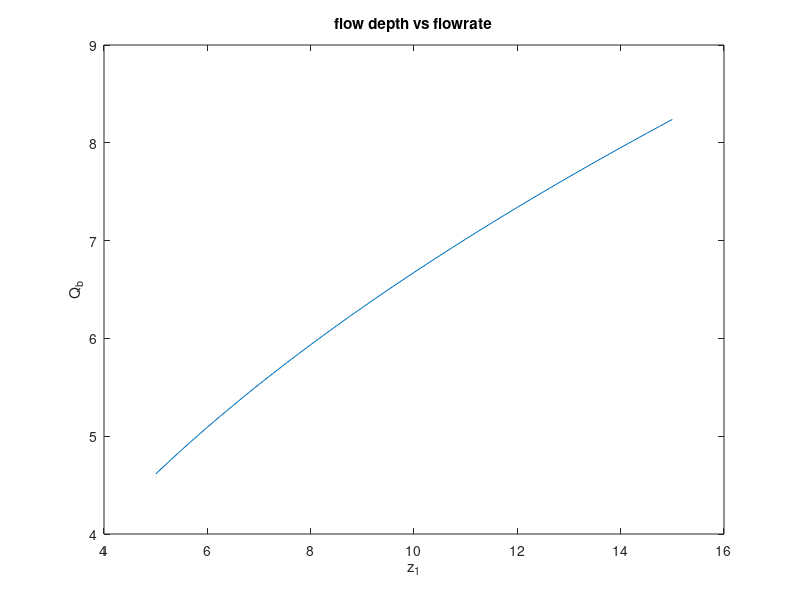

Here is the MATLAB script that generated this plot:
            %%% a2Q5

clc;
clear;
g=9.81;
a=.8;
b=6;
z2=.61*a;
i=1;
for z1=5:.25:15
   z(i)=z1;
    Qb(i)=z1*z2*sqrt(2*g/(z1+z2));
     i=i+1;
end

plot(z,Qb)
title('flow depth vs flowrate');
xlabel('z_1');
ylabel('Q_b');
disp('I N T E R P R E T A T I O N:');
disp('The flowrate is not directly proportional to the flow depth');